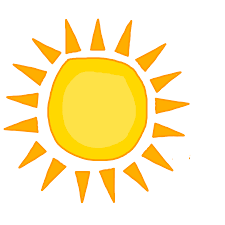
#> input picture sun_image.png, 225 x 225 px
$ python -i steganography.py   (imports and definitions only)
#> lines starting #> are read from the running program, lines starting #| are printed output that depends on the picture; after the words box and inside, x2 and y2 are one past the last pixel; in counts of white or black regions, pixels touching at a corner belong together
from PIL import Image,ImageDraw, ImageChops


def decode_image(path_to_png):

    # Open the image using PIL:
#> called with path_to_png = 'sun_image.png'
    encoded_image = Image.open(path_to_png)
#> encoded_image is the input picture: PIL image 225x225 P; mean R, G, B 254.9, 239.3, 192.4

    # Separate the red channel from the rest of the image:
    red_channel = encoded_image.split()[0]

    # Create a new PIL image with the same size as the encoded image:
    decoded_image = Image.new("RGB", encoded_image.size)
#> decoded_image: PIL image 225x225 RGB; every value is 0
    #pixels = decoded_image.load()
    x_size, y_size = encoded_image.size
#> x_size = 225; y_size = 225

    for x in range(x_size):
        for y in range(y_size):
            # convert each red channel pixel value to binary string
            binary = bin(red_channel.getpixel((x,y)))
            # check if string ends in 0 or 1
            count = len(binary)
            lsb = binary[count-1]
            # ends in 0, pixel at x_size, y_size = black
            if lsb == "0":
                decoded_image.putpixel((x,y), (0,0,0))
            # ends in 1, pixels at x_size, y_size = white
            else:
                decoded_image.putpixel((x,y), (255,255,255))
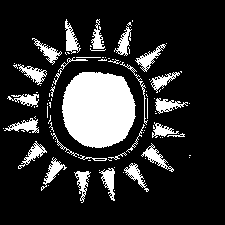
#> decoded_image: PIL image 225x225 RGB; 18% white; 94 white regions (65 under 20 px), largest, box (x1, y1, x2, y2) and area: (62, 72, 136, 148) 4513, (141, 143, 174, 172) 258, (65, 19, 81, 54) 257

    # DO NOT MODIFY. Save the decoded image to disk:
    decoded_image.save("decoded_image.png")

    # DO NOT MODIFY. Save the decoded image to disk:
    decoded_image.save("decoded_image.png")


# [45 lines left out: functions encode_image, write_text, not called in this run]


# [2 lines not run here, left out]

>>> result = decode_image('sun_image.png')
